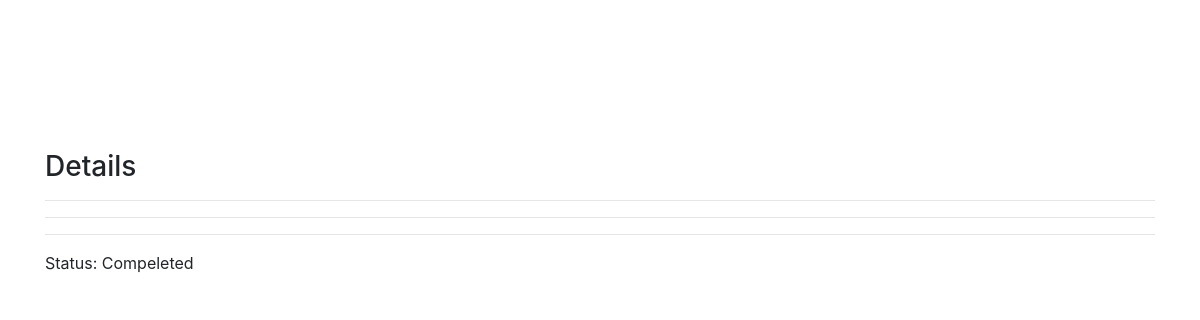
Page /detail/1 on the earlier database version.
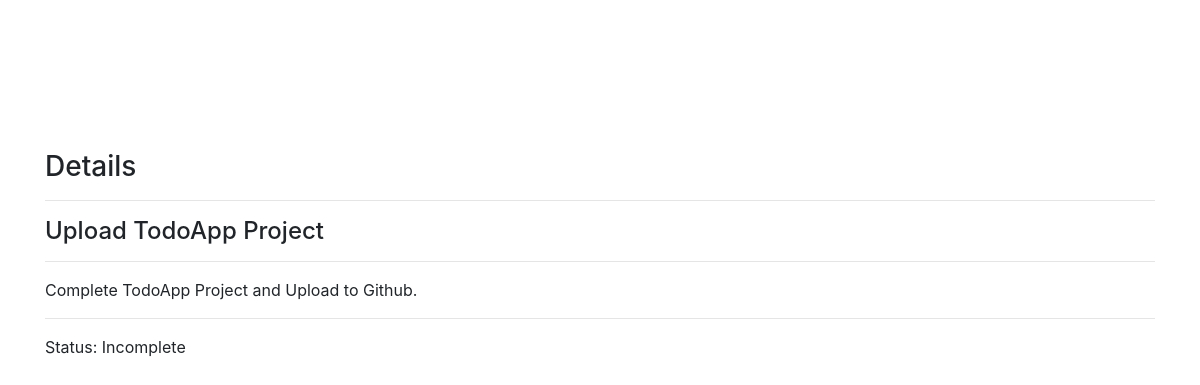
Same page on the later database version.
### todo.py (models this page shows)
class Todo(db.Model):
    id = db.Column(db.Integer, primary_key=True)
    title = db.Column(db.String(80))
    content = db.Column(db.Text)
    complete = db.Column(db.Boolean)

### todo.py (the view)
@app.route("/detail/<string:id>")
def detailTodo(id):
    todo = Todo.query.filter_by(id=id).first()
    return render_template("detail.html",todo=todo)

### templates/detail.html (shortened to what this page needs)
<!DOCTYPE html>
<html lang="en">
<head>
    <link rel="stylesheet" href="https://maxcdn.bootstrapcdn.com/bootstrap/4.0.0/css/bootstrap.min.css">
</head>
<body>
    <div style="margin-Top:150px;" class="container">
            <h3>Details</h3>
            <hr>
            <h4>{{todo.title}}</h4>
            <hr>
            <p>
                {{todo.content}}
            </p>
            <hr>
            <p>
            {% if todo.complete == False %}
            <p>Status: Incomplete</p>
            {% else %}
            <p>Status: Compeleted</p>
            {% endif %}
            </p>
</body>
</html>

Differences in the rows shown:
added Todo: title "Upload TodoApp Project", content "Complete TodoApp Project and Upload to Github."
Other differences:
text no longer shown: "Status: Compeleted"
text now shown: "Status: Incomplete"
